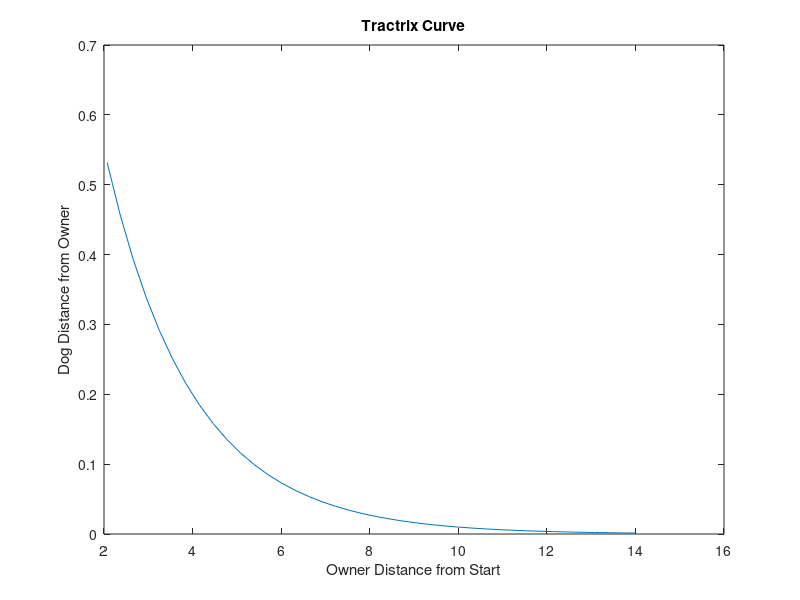

The MATLAB source for this figure:
%Clair Cunningham  PSWC_01  Final-Exam

%% Problem #1
% Create and plot x&y coordinates for the "tracktrix" curve
% a = 2 tmax = 8
clear all; close all; clc;
%Initialize variables
a = 2;
tmax = 8;
t = linspace(2,tmax,40);
% Caluclate X and Y
x = a.*(t-tanh(t));
y = a./cosh(t);

figure(1);
plot(x,y); xlabel('Owner Distance from Start'); ylabel('Dog Distance from Owner');
title('Tractrix Curve');

%% Problem #2
% Calculate and Output the volume of pellets as a function of z.
clear all; close all; clc;

%Initialize Variables and obtain needed input
d = input('Please input the depth to evaluate d at: ');
div = input('Input the number of points you want to evaluate d at at: ');
count = 1;
vtot = [0:div]; vcone = [0:div]; vcyl = [0:div];
vtot(count) = 0; vcone(count) = 0; vcyl(count) = 0;
% For loop to evaluate z at the given number of points to a certain depth
for z = linspace(0,3*d,div)
    %Error check to make sure for loops runs for the given number of points;    
    % Volume evaluated for cone
    count = count + 1;
    if z<=d        
        vcone(count) = (pi/12)*z^3;
        vcyl(count) = 0;        
    % Volume evaluated for cylinder.
    else
        vcone(count) = 0;
        vcyl(count) = (pi/4)*z^3*d;        
    end
    vtot(count+1) = vtot(count) + vcyl(count) + vcone(count);
end
%Reformat z into an array
z = linspace(0,3*d,div);
%Formatted output
fprintf('The total volume as the depth is increased\n');
fprintf('==========================================\n');
fprintf(' V        Z\n');
fprintf('%0.3f\n ',vtot,z);